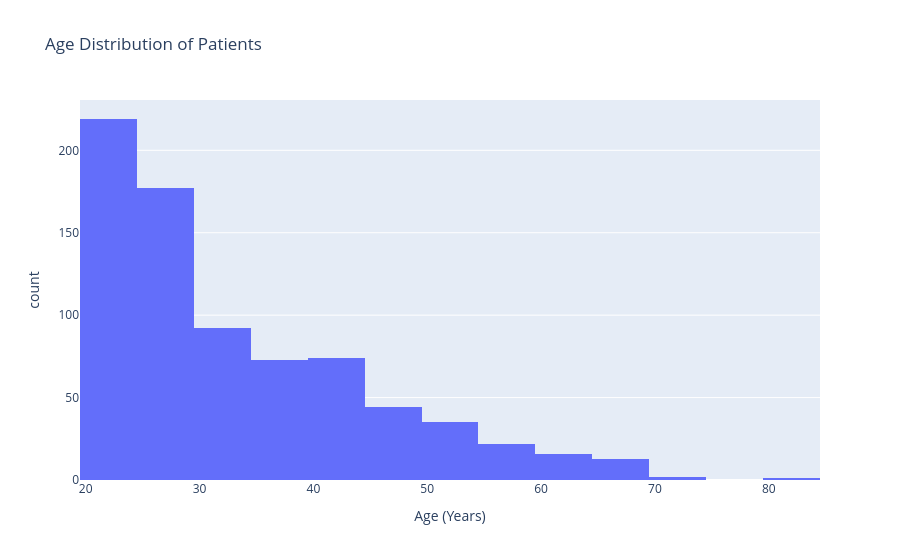

Notebook code for this chart:
### Markdown cell above
Questions
Is the dataset balanced?
  - no
Which class appears more often?
  - the Non-Diabetic

### Code cell
# Chart 2
fig = px.histogram(
    df,
    x="Age",
    nbins=20,
    title="Age Distribution of Patients",
    labels={"Age": "Age (Years)", "count": "Number of Patients"}
)

fig.show()

### Figure 1 — Plotly figure (JSON) as saved in the notebook; plotly's stock layout.template omitted (floating-point values rounded to 4 significant figures; data arrays with more than 128 entries replaced by an {"elided": "..."} marker saying what was removed)
{"data": [{"bingroup": "x", "hovertemplate": "Age (Years)=%{x}<br>count=%{y}<extra></extra>", "legendgroup": "", "marker": {"color": "#636efa", "pattern": {"shape": ""}}, "name": "", "nbinsx": 20, "orientation": "v", "showlegend": false, "type": "histogram", "x": {"elided": "768 int values"}, "xaxis": "x", "yaxis": "y"}], "layout": {"barmode": "relative", "legend": {"tracegroupgap": 0}, "title": {"text": "Age Distribution of Patients"}, "xaxis": {"anchor": "y", "domain": [0, 1], "title": {"text": "Age (Years)"}}, "yaxis": {"anchor": "x", "domain": [0, 1], "title": {"text": "count"}}}}
